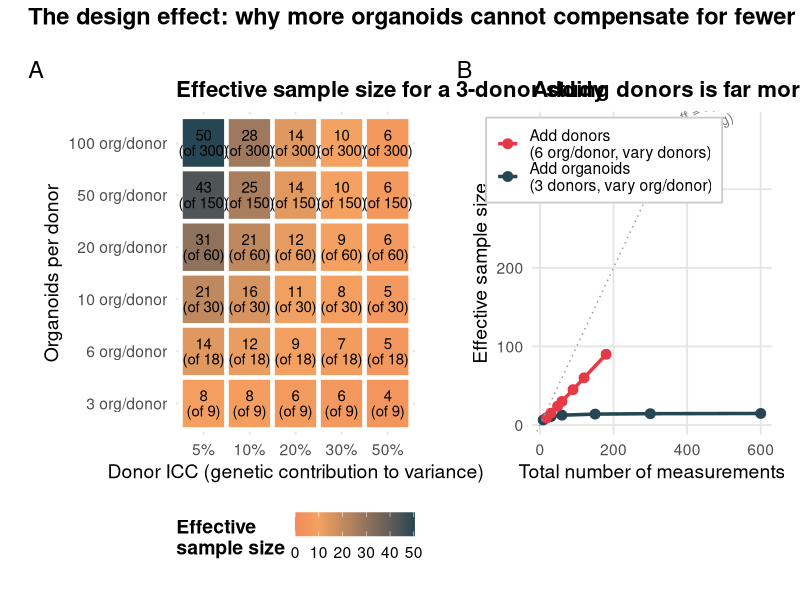
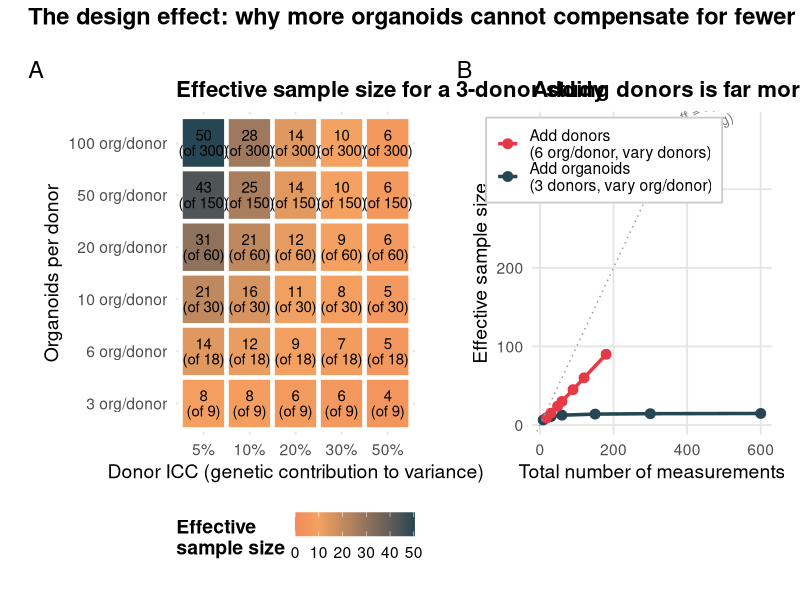
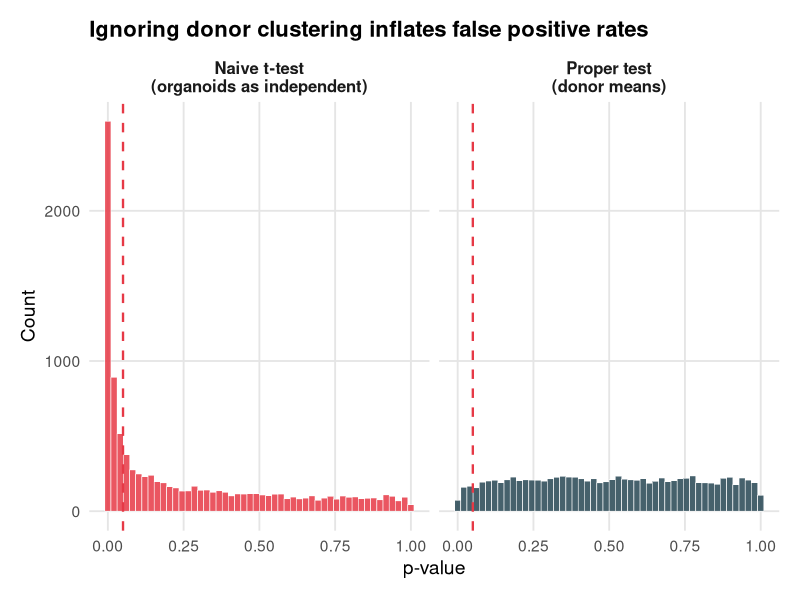
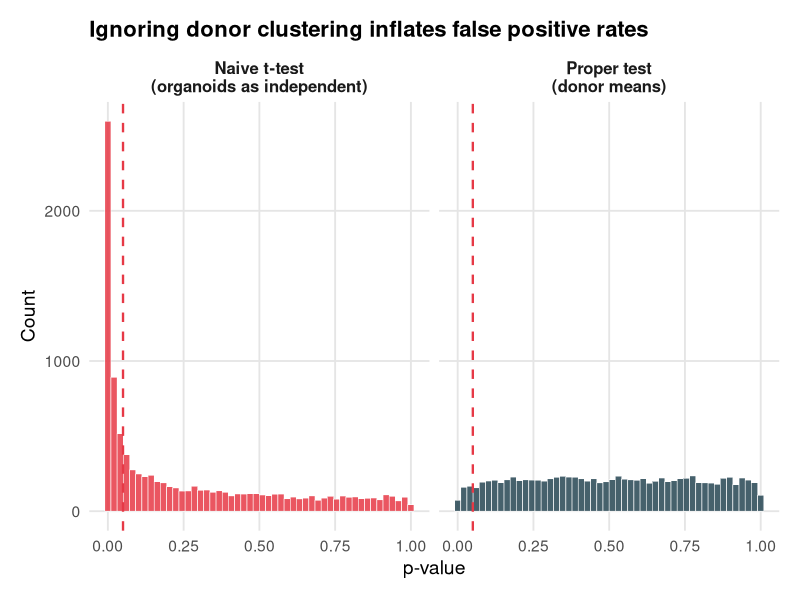
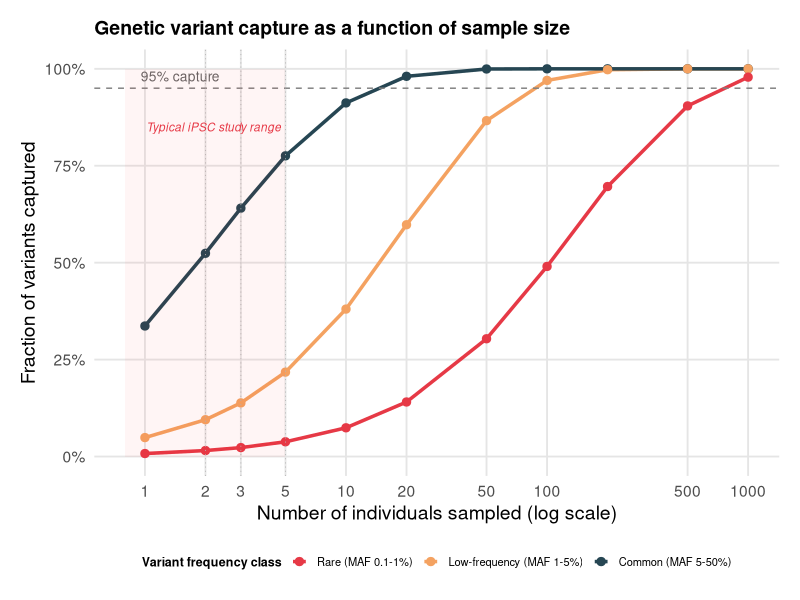
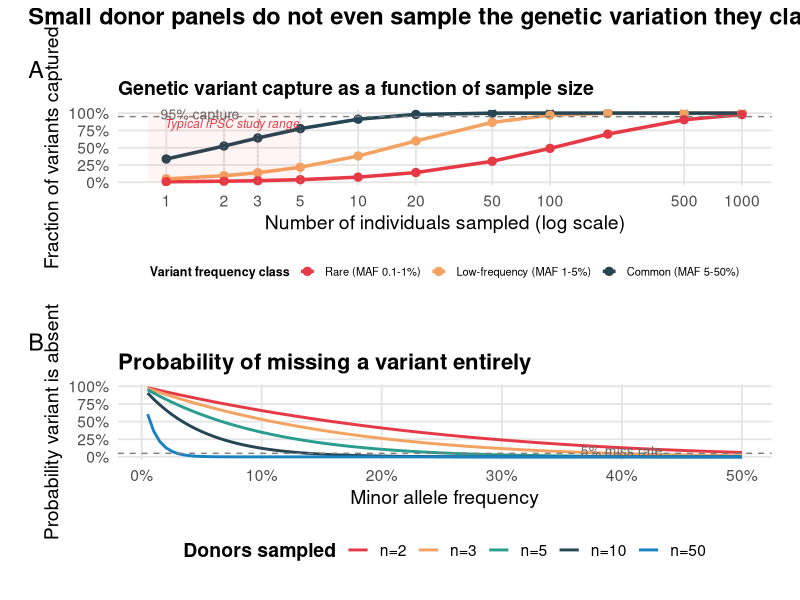
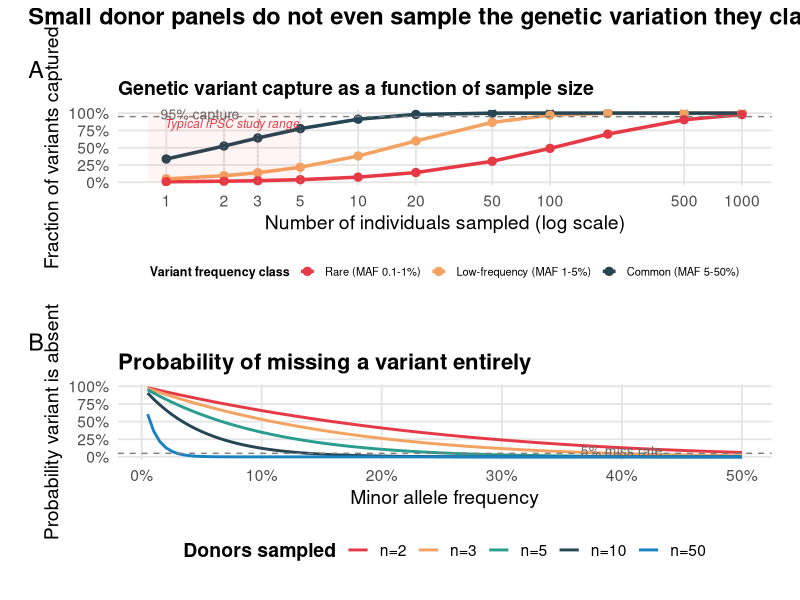
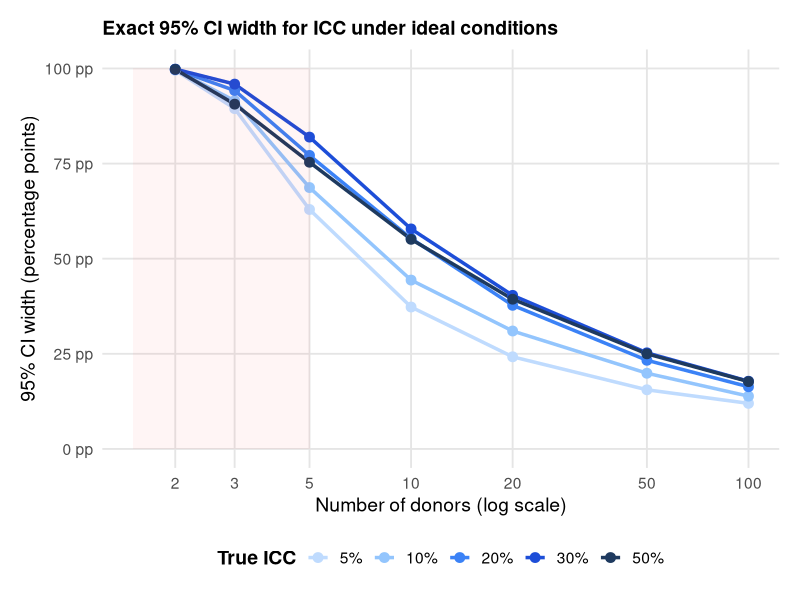

Generate these figures, in order, with R:
################################################################################
# Analytical Arguments: Design Effect, Population Genetics, and Exact CIs
#
# These three analyses require NO simulation, they are closed-form results
# that complement the Monte Carlo framework.
#
# Part A: Design Effect / Effective Sample Size
# Part B: Population Genetics, Variant Capture by n Individuals
# Part C: Exact Confidence Intervals for ICC from F-distribution
#
################################################################################


library(ggplot2)
library(dplyr)
library(tidyr)
library(patchwork)
library(scales)


theme_pub <- theme_minimal(base_size = 14) +
  theme(
    plot.title = element_text(face = "bold", size = 16, hjust = 0),
    plot.subtitle = element_text(size = 11, color = "grey40", hjust = 0),
    panel.grid.minor = element_blank(),
    panel.grid.major = element_line(color = "grey90"),
    legend.position = "bottom",
    legend.title = element_text(face = "bold"),
    strip.text = element_text(face = "bold", size = 12),
    plot.margin = margin(15, 15, 15, 15)
  )


################################################################################
# PART A: DESIGN EFFECT / EFFECTIVE SAMPLE SIZE
#
# The design effect (Kish, 1965) quantifies the loss of information due to
# clustering. When observations within a cluster (donor) are correlated,
# the effective sample size is smaller than the nominal sample size.
#
#   DEFF = 1 + (m - 1) * ICC
#   n_effective = n_total / DEFF
#
# where m = number of observations per cluster (organoids per donor)
# and ICC = intraclass correlation (donor-level variance / total variance).
#
# Consequences:
#   - p-values from naive tests (ignoring clustering) are anti-conservative
#   - confidence intervals are too narrow
#   - the "large n" from many organoids is misleading
#
################################################################################

cat("=== PART A: Design Effect ===\n\n")

# Parameter grid
n_donors_vec <- c(1, 2, 3, 5, 10)
m_per_donor  <- c(3, 6, 10, 20, 50, 100)
icc_vec      <- c(0.05, 0.10, 0.20, 0.30, 0.50)

# Compute design effect table
deff_data <- expand.grid(
  n_donors = n_donors_vec,
  m = m_per_donor,
  icc = icc_vec
) %>%
  mutate(
    n_total = n_donors * m,
    deff = 1 + (m - 1) * icc,
    n_effective = n_total / deff,
    # Ratio: what fraction of your data is "real"?
    efficiency = n_effective / n_total,
    # Labels
    icc_label = paste0("ICC = ", icc * 100, "%"),
    config = paste0(n_donors, " donors \u00D7 ", m, " org.")
  )

# Print key examples
cat("Key examples (what your n really is):\n\n")
cat(sprintf("%-30s  %6s  %6s  %10s  %s\n",
            "Design", "Total", "ICC", "Effective", "Efficiency"))
cat(paste(rep("-", 75), collapse = ""), "\n")

examples <- deff_data %>%
  filter(
    (n_donors == 3 & m %in% c(6, 20, 50) & icc %in% c(0.10, 0.20, 0.30)) |
    (n_donors == 1 & m %in% c(50, 100) & icc %in% c(0.20, 0.30)) |
    (n_donors == 5 & m %in% c(10, 50) & icc %in% c(0.20, 0.30)) |
    (n_donors == 10 & m %in% c(10, 50) & icc %in% c(0.20, 0.30))
  ) %>%
  arrange(n_donors, m, icc)

for (i in 1:nrow(examples)) {
  row <- examples[i, ]
  cat(sprintf("%-30s  %6d  %5.0f%%  %10.1f  %5.0f%%\n",
              row$config, row$n_total, row$icc * 100,
              row$n_effective, row$efficiency * 100))
}

# ---------- FIGURE A1: Effective sample size heatmap ----------

heatmap_3d <- deff_data %>%
  filter(n_donors == 3) %>%
  mutate(
    m_label = factor(paste0(m, " org/donor"),
                     levels = paste0(m_per_donor, " org/donor")),
    icc_pct = factor(paste0(icc * 100, "%"),
                     levels = paste0(icc_vec * 100, "%")),
    eff_label = sprintf("%.0f\n(of %d)", n_effective, n_total)
  )

pA1 <- ggplot(heatmap_3d, aes(x = icc_pct, y = m_label, fill = n_effective)) +
  geom_tile(color = "white", linewidth = 1.5) +
  geom_text(aes(label = eff_label), size = 3.8, lineheight = 0.85) +
  scale_fill_gradient2(
    low = "#E63946", mid = "#F4A261", high = "#264653",
    midpoint = 10, limits = c(0, NA)
  ) +
  labs(
    title = "Effective sample size for a 3-donor study",
    x = "Donor ICC (genetic contribution to variance)",
    y = "Organoids per donor",
    fill = "Effective\nsample size"
  ) +
  theme_pub +
  theme(panel.grid = element_blank(), axis.ticks = element_blank())

# ---------- FIGURE A2: Effective n across designs ----------

# Compare: what do you gain from more donors vs more organoids?
comparison_data <- bind_rows(
  # Strategy 1: add organoids (keep 3 donors)
  tibble(
    strategy = "Add organoids\n(3 donors, vary org/donor)",
    m = c(3, 6, 10, 20, 50, 100, 200),
    n_donors = 3,
    icc = 0.20
  ),
  # Strategy 2: add donors (keep 6 organoids)
  tibble(
    strategy = "Add donors\n(6 org/donor, vary donors)",
    m = 6,
    n_donors = c(3, 5, 8, 10, 15, 20, 30),
    icc = 0.20
  )
) %>%
  mutate(
    n_total = n_donors * m,
    deff = 1 + (m - 1) * icc,
    n_effective = n_total / deff
  )

pA2 <- ggplot(comparison_data,
              aes(x = n_total, y = n_effective, color = strategy)) +
  geom_line(linewidth = 1.2) +
  geom_point(size = 3) +
  geom_abline(slope = 1, intercept = 0, linetype = "dotted", color = "grey60") +
  annotate("text", x = 400, y = 380,
           label = "Ideal: n_eff = n_total\n(no clustering)",
           color = "grey50", size = 3.5, hjust = 0.5, angle = 25) +
  scale_color_manual(values = c("#E63946", "#264653")) +
  labs(
    title = "Adding donors is far more efficient than adding organoids",
    x = "Total number of measurements",
    y = "Effective sample size",
    color = NULL
  ) +
  theme_pub +
  theme(legend.position = c(0.3, 0.85),
        legend.background = element_rect(fill = "white", color = "grey80"))

pA <- pA1 + pA2 +
  plot_annotation(
    tag_levels = "A",
    title = paste0("The design effect: why more organoids cannot compensate ",
                   "for fewer donors"),
    theme = theme(plot.title = element_text(face = "bold", size = 17))
  )

ggsave("figA_design_effect.pdf", pA, width = 16, height = 8, dpi = 300)
ggsave("figA_design_effect.png", pA, width = 16, height = 8, dpi = 300)



# ---------- FIGURE A3: Anti-conservative p-values ----------
# Show what happens to a t-test when you ignore clustering

cat("\nSimulating anti-conservative p-values from naive t-test\n")

set.seed(42)
n_sims <- 10000

# Scenario: 3 donors per group, 20 organoids per donor, ICC=0.20
# Treatment has NO effect (null is true)
# Compare: naive t-test on all 60 obs vs proper test on donor means

naive_p <- numeric(n_sims)
proper_p <- numeric(n_sims)

n_per_group <- 3
m_per <- 20
icc_sim <- 0.20
donor_sd <- sqrt(icc_sim / (1 - icc_sim))  # residual SD = 1

for (sim in 1:n_sims) {
  # Group A: 3 donors, no treatment effect
  donors_a <- rnorm(n_per_group, 0, donor_sd)
  y_a <- rep(donors_a, each = m_per) + rnorm(n_per_group * m_per)
  donor_id_a <- rep(1:n_per_group, each = m_per)

  # Group B: 3 donors, no treatment effect (null is true)
  donors_b <- rnorm(n_per_group, 0, donor_sd)
  y_b <- rep(donors_b, each = m_per) + rnorm(n_per_group * m_per)
  donor_id_b <- rep(1:n_per_group, each = m_per)

  # Naive t-test: ignores clustering, treats all organoids as independent
  naive_p[sim] <- t.test(y_a, y_b)$p.value

  # Proper test: average within donor first, then test donor means
  means_a <- tapply(y_a, donor_id_a, mean)
  means_b <- tapply(y_b, donor_id_b, mean)
  proper_p[sim] <- t.test(means_a, means_b)$p.value
}

cat(sprintf("Naive t-test: false positive rate = %.1f%% (should be 5%%)\n",
            mean(naive_p < 0.05) * 100))
cat(sprintf("Proper test: false positive rate = %.1f%% (should be 5%%)\n",
            mean(proper_p < 0.05) * 100))

fpr_data <- data.frame(
  p_value = c(naive_p, proper_p),
  method = rep(c("Naive t-test\n(organoids as independent)",
                 "Proper test\n(donor means)"),
               each = n_sims)
)

pA3 <- ggplot(fpr_data, aes(x = p_value, fill = method)) +
  geom_histogram(bins = 50, alpha = 0.85, color = "white", linewidth = 0.2) +
  geom_vline(xintercept = 0.05, linetype = "dashed", color = "#E63946",
             linewidth = 0.8) +
  facet_wrap(~method, ncol = 2) +
  scale_fill_manual(values = c("#E63946", "#264653")) +
  labs(
    title = "Ignoring donor clustering inflates false positive rates",
    x = "p-value",
    y = "Count",
    fill = NULL
  ) +
  theme_pub +
  theme(legend.position = "none")

ggsave("figA3_anticonservative_p.pdf", pA3, width = 12, height = 5, dpi = 300)
ggsave("figA3_anticonservative_p.png", pA3, width = 12, height = 5, dpi = 300)


# Print the false positive rate table
cat("\n--- False positive rates by design (naive t-test, null is true) ---\n\n")
cat(sprintf("%-40s  %10s  %10s\n", "Design", "Naive FPR", "Nominal"))
cat(paste(rep("-", 65), collapse = ""), "\n")

for (nd in c(2, 3, 5, 10)) {
  for (mp in c(10, 20, 50)) {
    for (ic in c(0.10, 0.20, 0.30)) {
      ds <- sqrt(ic / (1 - ic))
      np <- numeric(2000)
      for (s in 1:2000) {
        ya <- rep(rnorm(nd, 0, ds), each = mp) + rnorm(nd * mp)
        yb <- rep(rnorm(nd, 0, ds), each = mp) + rnorm(nd * mp)
        np[s] <- t.test(ya, yb)$p.value
      }
      fpr <- mean(np < 0.05)
      if (fpr > 0.08) {  # only print problematic ones
        cat(sprintf("%2d donors \u00D7 %3d org, ICC=%2.0f%%   %9.1f%%  %10s\n",
                    nd, mp, ic * 100, fpr * 100, "5%"))
      }
    }
  }
}


################################################################################
# PART B: POPULATION GENETICS, VARIANT CAPTURE
#
# Completely independent of ICC estimation. This asks:
# How much common genetic variation is even REPRESENTED when you
# sample n individuals?
#
# For a variant with minor allele frequency p:
#   P(observed in at least one copy) = 1 - (1-p)^(2n)
#
# Integrate over the site frequency spectrum to get the expected
# fraction of all common variants captured.
################################################################################

cat("\n\n=== PART B: Population Genetics ===\n\n")

# Proportion of variants captured at a given MAF, for n individuals
p_capture <- function(maf, n) {
  1 - (1 - maf)^(2 * n)
}

# Expected proportion of variants captured across a MAF range
# Assuming neutral SFS: density proportional to 1/p (folded)
expected_capture <- function(n, maf_min = 0.01, maf_max = 0.50,
                              n_points = 1000) {
  mafs <- seq(maf_min, maf_max, length.out = n_points)
  # Neutral folded SFS: f(p) proportional to 1/p for p in (0, 0.5)
  weights <- 1 / mafs
  weights <- weights / sum(weights)

  capture_probs <- p_capture(mafs, n)
  weighted_capture <- sum(capture_probs * weights)

  return(weighted_capture)
}

# Compute for various n
n_individuals <- c(1, 2, 3, 5, 10, 20, 50, 100, 200, 500, 1000)

# Three MAF categories
capture_results <- data.frame()
for (n in n_individuals) {
  # Common variants (MAF 5-50%)
  common <- expected_capture(n, maf_min = 0.05, maf_max = 0.50)
  # Low-frequency (MAF 1-5%)
  low_freq <- expected_capture(n, maf_min = 0.01, maf_max = 0.05)
  # Rare (MAF 0.1-1%)
  rare <- expected_capture(n, maf_min = 0.001, maf_max = 0.01)

  capture_results <- rbind(capture_results, data.frame(
    n = n,
    common = common,
    low_freq = low_freq,
    rare = rare
  ))
}

cat("Fraction of genetic variants captured by n individuals:\n\n")
cat(sprintf("%6s  %10s  %10s  %10s\n",
            "n", "Common", "Low-freq", "Rare"))
cat(sprintf("%6s  %10s  %10s  %10s\n",
            "", "(5-50%)", "(1-5%)", "(0.1-1%)"))
cat(paste(rep("-", 42), collapse = ""), "\n")
for (i in 1:nrow(capture_results)) {
  cat(sprintf("%6d  %9.1f%%  %9.1f%%  %9.1f%%\n",
              capture_results$n[i],
              capture_results$common[i] * 100,
              capture_results$low_freq[i] * 100,
              capture_results$rare[i] * 100))
}

# ---------- FIGURE B1: Variant capture curves ----------

capture_long <- capture_results %>%
  pivot_longer(cols = c(common, low_freq, rare),
               names_to = "category", values_to = "fraction") %>%
  mutate(
    category = factor(category,
                      levels = c("rare", "low_freq", "common"),
                      labels = c("Rare (MAF 0.1-1%)",
                                 "Low-frequency (MAF 1-5%)",
                                 "Common (MAF 5-50%)"))
  )

pB1 <- ggplot(capture_long, aes(x = n, y = fraction, color = category)) +
  geom_line(linewidth = 1.2) +
  geom_point(size = 2.5) +
  geom_hline(yintercept = 0.95, linetype = "dashed", color = "grey50") +
  annotate("text", x = 1.5, y = 0.98, label = "95% capture",
           color = "grey40", size = 3.5) +
  geom_vline(xintercept = c(2, 3, 5), linetype = "dotted",
             color = "grey70", linewidth = 0.3) +
  annotate("rect", xmin = 0.8, xmax = 5, ymin = 0, ymax = 1,
           fill = "red", alpha = 0.04) +
  annotate("text", x = 2.2, y = 0.85,
           label = "Typical iPSC study range",
           color = "#E63946", size = 3, fontface = "italic") +
  scale_x_continuous(trans = "log10",
                     breaks = c(1, 2, 3, 5, 10, 20, 50, 100, 500, 1000)) +
  scale_y_continuous(labels = scales::percent, limits = c(0, 1)) +
  scale_color_manual(values = c("#E63946", "#F4A261", "#264653")) +
  labs(
    title = "Genetic variant capture as a function of sample size",
    x = "Number of individuals sampled (log scale)",
    y = "Fraction of variants captured",
    color = "Variant frequency class"
  ) +
  theme_pub + 
  theme(
    plot.title = element_text(size=14),
    legend.position = "bottom",
    legend.title = element_text(size = 9),
    legend.text = element_text(size = 8),
    legend.key.size = unit(0.8, "lines")
  )


tiff("../pics/fig_genetic_background.tiff", units = "in", res = 300, width = 7, height = 5)
print(pB1)
dev.off()



# ---------- FIGURE B2: What you miss at specific n ----------

maf_range <- seq(0.005, 0.50, by = 0.005)
miss_data <- expand.grid(maf = maf_range, n = c(2, 3, 5, 10, 50)) %>%
  mutate(
    p_miss = (1 - maf)^(2 * n),
    n_label = factor(paste0("n=", n),
                     levels = paste0("n=", c(2, 3, 5, 10, 50)))
  )

pB2 <- ggplot(miss_data, aes(x = maf, y = p_miss, color = n_label)) +
  geom_line(linewidth = 1) +
  geom_hline(yintercept = 0.05, linetype = "dashed", color = "grey50") +
  annotate("text", x = 0.4, y = 0.08, label = "5% miss rate",
           color = "grey40", size = 3.5) +
  scale_x_continuous(labels = scales::percent) +
  scale_y_continuous(labels = scales::percent) +
  scale_color_manual(values = c("#E63946", "#F4A261", "#2A9D8F",
                                "#264653", "#1982C4")) +
  labs(
    title = "Probability of missing a variant entirely",
    x = "Minor allele frequency",
    y = "Probability variant is absent",
    color = "Donors sampled"
  ) +
  theme_pub

pB <- pB1 / pB2 +
  plot_annotation(
    tag_levels = "A",
    title = paste0("Small donor panels do not even sample the genetic ",
                   "variation they claim to address"),
    theme = theme(plot.title = element_text(face = "bold", size = 17))
  )

ggsave("figB_popgen_capture.pdf", pB, width = 11, height = 12, dpi = 300)
ggsave("figB_popgen_capture.png", pB, width = 11, height = 12, dpi = 300)

cat("\nFigure B saved.\n")

# Key stats for manuscript
cat("\n--- Key statistics for manuscript text ---\n\n")

for (n_val in c(2, 3, 5, 10)) {
  # P(miss) for a 5% MAF variant
  p_miss_5pct <- (1 - 0.05)^(2 * n_val)
  # P(miss) for a 10% MAF variant
  p_miss_10pct <- (1 - 0.10)^(2 * n_val)

  common_captured <- capture_results$common[capture_results$n == n_val]
  lowfreq_captured <- capture_results$low_freq[capture_results$n == n_val]

  cat(sprintf("n=%2d: miss 5%%-MAF variant %.0f%% | miss 10%%-MAF variant %.0f%% | ",
              n_val, p_miss_5pct * 100, p_miss_10pct * 100))
  cat(sprintf("common captured %.1f%% | low-freq captured %.1f%%\n",
              common_captured * 100, lowfreq_captured * 100))
}


################################################################################
# PART C: EXACT CONFIDENCE INTERVALS FOR ICC
#
# For balanced one-way random effects (Shrout & Fleiss, 1979):
#   F = MS_between / MS_within follows F(a-1, a(k-1)) under H0
#
# The relationship between F and ICC:
#   F = 1 + k * ICC / (1 - ICC)
#   ICC = (F - 1) / (F + k - 1)
#
# Exact 95% CI for ICC (Thomas & Hultquist, 1978):
#   F_L = F / F_{1-alpha/2, df1, df2}   gives ICC lower bound
#   F_U = F * F_{1-alpha/2, df2, df1}   gives ICC upper bound
#
# This is not a simulation result, it's the exact, minimum-possible
# CI width under ideal (balanced, normal) conditions.
################################################################################

cat("\n\n=== PART C: Exact Confidence Intervals for ICC ===\n\n")

# Exact CI for ICC given a, k, and a target ICC
# Returns the expected CI at the population F value
exact_icc_ci <- function(a, k, true_icc, alpha = 0.05) {
  df1 <- a - 1
  df2 <- a * (k - 1)

  # Expected F under the true ICC
  F_expected <- 1 + k * true_icc / (1 - true_icc)

  # CI for F (using the Searle approach)
  F_crit_upper <- qf(1 - alpha / 2, df1, df2)
  F_crit_lower <- qf(alpha / 2, df1, df2)

  # Transform to ICC scale
  F_L <- F_expected / F_crit_upper
  F_U <- F_expected / F_crit_lower

  icc_lower <- max((F_L - 1) / (F_L + k - 1), 0)
  icc_upper <- min((F_U - 1) / (F_U + k - 1), 1)

  return(list(
    lower = icc_lower,
    upper = icc_upper,
    width = icc_upper - icc_lower,
    a = a,
    k = k,
    true_icc = true_icc,
    F_expected = F_expected
  ))
}

# Build table
ci_data <- data.frame()
for (a in c(2, 3, 5, 10, 20, 50, 100)) {
  for (k in c(6)) {
    for (icc in c(0.05, 0.10, 0.20, 0.30, 0.50)) {
      res <- exact_icc_ci(a, k, icc)
      ci_data <- rbind(ci_data, data.frame(
        n_donors  = a,
        k = k,
        true_icc = icc,
        ci_lower = res$lower,
        ci_upper = res$upper,
        ci_width = res$width
      ))
    }
  }
}

cat("Exact 95% CI width for ICC under ideal conditions (k=6 reps/donor):\n\n")
cat(sprintf("%8s  %10s  %12s  %20s  %10s\n",
            "Donors", "True ICC", "CI Width",
            "95% CI", "Useful?"))
cat(paste(rep("-", 68), collapse = ""), "\n")

for (i in 1:nrow(ci_data)) {
  row <- ci_data[i, ]
  useful <- ifelse(row$ci_width < 0.20, "Possibly",
                   ifelse(row$ci_width < 0.40, "Marginal", "No"))
  cat(sprintf("%8d  %9.0f%%  %11.0f pp  [%5.1f%%, %5.1f%%]  %10s\n",
              row$n_donors, row$true_icc * 100, row$ci_width * 100,
              row$ci_lower * 100, row$ci_upper * 100, useful))
}

# ---------- FIGURE C1: CI width by sample size ----------

ci_plot_data <- ci_data %>%
  mutate(
    icc_label = factor(paste0(true_icc * 100, "%"),
                       levels = paste0(c(5, 10, 20, 30, 50), "%"))
  )

palette_icc <- c(
  "5%" = "#BFDBFE",
  "10%" = "#93C5FD",
  "20%" = "#3B82F6",
  "30%" = "#1D4ED8",
  "50%" = "#1E3A5F"
)

pC1 <- ggplot(ci_plot_data, aes(x = n_donors, y = ci_width,
                                 color = icc_label)) +
  geom_line(linewidth = 1.2) +
  geom_point(size = 3) +
  # geom_hline(yintercept = 0.20, linetype = "dashed", color = "grey50") +
  # annotate("text", x = 80, y = 0.23,
  #          label = "20 pp width\n(minimally informative)",
  #          color = "grey40", size = 3, hjust = 1) +
  annotate("rect", xmin = 1.5, xmax = 5, ymin = 0, ymax = 1,
           fill = "red", alpha = 0.04) +
  scale_x_continuous(trans = "log10",
                     breaks = c(2, 3, 5, 10, 20, 50, 100)) +
  scale_y_continuous(labels = function(x) paste0(x * 100, " pp"),
                     limits = c(0, 1)) +
  scale_color_manual(values = palette_icc) +
  labs(
    title = "Exact 95% CI width for ICC under ideal conditions",
    x = "Number of donors (log scale)",
    y = "95% CI width (percentage points)",
    color = "True ICC"
  ) +
  theme_pub + 
  theme(
    plot.title = element_text(size=14)
  )


tiff("../pics/figC_CIs_1.tiff", units = "in", res = 300, width = 6, height = 5)
print(pC1)
dev.off()




# ---------- FIGURE C2: CI bands ----------

pC2 <- ggplot(ci_plot_data %>% filter(true_icc == 0.20),
              aes(x = n_donors)) +
  geom_ribbon(aes(ymin = ci_lower, ymax = ci_upper),
              fill = "#3B82F6", alpha = 0.25) +
  geom_line(aes(y = true_icc), color = "#E63946", linetype = "dashed",
            linewidth = 0.8) +
  geom_line(aes(y = ci_lower), color = "#3B82F6", linewidth = 0.8) +
  geom_line(aes(y = ci_upper), color = "#3B82F6", linewidth = 0.8) +
  annotate("text", x = 80, y = 0.24, label = "True ICC = 20%",
           color = "#E63946", size = 3.5, fontface = "bold") +
  scale_x_continuous(trans = "log10",
                     breaks = c(2, 3, 5, 10, 20, 50, 100)) +
  scale_y_continuous(labels = scales::percent, limits = c(0, 1)) +
  labs(
    title = "Exact 95% confidence band for ICC = 20%",
    x = "Number of donors (log scale)",
    y = "ICC"
  ) +
  theme_pub


tiff("../pics/figC_CIs_2.tiff", units = "in", res = 300, width = 6, height = 5)
print(pC2)
dev.off()


pC <- pC1 / pC2 +
  plot_annotation(
    tag_levels = "A",
    title = paste0("Mathematical proof: ICC cannot be meaningfully estimated ",
                   "at small n"),
    subtitle = paste0("Exact confidence intervals from F-distribution | ",
                      "No simulation assumptions"),
    theme = theme(
      plot.title = element_text(face = "bold", size = 17),
      plot.subtitle = element_text(size = 12, color = "grey40")
    )
  )

ggsave("figC_exact_ci.pdf", pC, width = 11, height = 12, dpi = 300)
ggsave("figC_exact_ci.png", pC, width = 11, height = 12, dpi = 300)

################################################################################
# PART D: CONCORDANCE ACROSS DONORS
#
# A phenotype reproduced in every donor of a small panel is usually read as
# robust to genetic background. Let pi be the fraction of genetic backgrounds
# in the population that show the phenotype.
#
# D1. If all n donors show it, the exact one-sided 95% lower confidence bound
#     on pi (Clopper & Pearson, 1934) is
#         pi_L = alpha^(1/n)
#     For x of n concordant the bound is qbeta(alpha, x, n - x + 1).
#
# D2. Conversely, when the true fraction is pi, all n donors agree with
#     probability pi^n, so a unanimous small panel is common even when a
#     substantial share of backgrounds does not show the phenotype.
#
################################################################################

cat("\n=== PART D: Concordance across donors ===\n\n")

concordance_lower <- function(x, n, alpha = 0.05) {
  ifelse(x == 0, 0, qbeta(alpha, x, n - x + 1))
}

conc_n <- c(1, 2, 3, 4, 5, 7, 10, 15, 20, 30, 50, 100)

conc_table <- data.frame(n = conc_n) %>%
  mutate(
    all_agree     = concordance_lower(n, n),
    one_discordant = ifelse(n >= 2, concordance_lower(n - 1, n), NA_real_)
  )

cat("95% lower bound on the fraction of backgrounds showing the phenotype\n\n")
cat(sprintf("  %-8s %14s %20s\n", "donors", "all n agree", "n - 1 of n agree"))
for (i in seq_len(nrow(conc_table))) {
  r <- conc_table[i, ]
  cat(sprintf("  %-8d %13.0f%% %19s\n", r$n, r$all_agree * 100,
              ifelse(is.na(r$one_discordant), "-",
                     sprintf("%.0f%%", r$one_discordant * 100))))
}

cat("\nDonors, all concordant, needed to bound the fraction from below:\n")
for (target in c(0.50, 0.80, 0.90, 0.95)) {
  cat(sprintf("  at least %2.0f%% of backgrounds: %d donors\n",
              target * 100, ceiling(log(0.05) / log(target))))
}

unanimity_grid <- expand.grid(pi = c(0.5, 0.6, 0.7, 0.8, 0.9), n = c(2, 3, 5, 10, 20)) %>%
  mutate(p_unanimous = pi^n)

cat("\nP(all n donors show the phenotype) when a fraction pi of backgrounds does, %\n\n")
cat(sprintf("  %-8s %s\n", "pi",
            paste(sprintf("n=%-5d", c(2, 3, 5, 10, 20)), collapse = " ")))
for (pv in c(0.5, 0.6, 0.7, 0.8, 0.9)) {
  r <- unanimity_grid[unanimity_grid$pi == pv, ]
  cat(sprintf("  %-8s %s\n", paste0(pv * 100, "%"),
              paste(sprintf("%5.1f  ", r$p_unanimous * 100), collapse = " ")))
}

conc_long <- conc_table %>%
  tidyr::pivot_longer(cols = c(all_agree, one_discordant),
               names_to = "outcome", values_to = "lower") %>%
  filter(!is.na(lower)) %>%
  mutate(outcome = factor(outcome, levels = c("all_agree", "one_discordant"),
                          labels = c("All n donors agree", "n - 1 of n donors agree")))

pD <- ggplot(conc_long, aes(x = n, y = lower, color = outcome, group = outcome)) +
  annotate("rect", xmin = 3, xmax = 5, ymin = 0, ymax = 1,
           fill = "grey50", alpha = 0.12) +
  geom_line(linewidth = 1) +
  geom_point(size = 2.2) +
  scale_x_continuous(trans = "log10", breaks = c(1, 2, 3, 5, 10, 20, 50, 100)) +
  scale_y_continuous(labels = scales::percent, limits = c(0, 1)) +
  scale_color_manual(values = c("#264653", "#F4A261")) +
  labs(
    title = "What concordance across donors establishes",
    subtitle = paste0("95% lower bound on the fraction of genetic backgrounds ",
                      "showing the phenotype."),
    x = "Donors tested (log scale)",
    y = "Lower bound on fraction of backgrounds",
    color = NULL
  ) +
  theme_pub

tiff("pics/fig2_genetic_background.tiff", units = "in", res = 300, width = 7, height = 5)
print(pD)
dev.off()




################################################################################
# SUMMARY TABLE: All three analytical arguments combined
################################################################################

cat("\n\n")
cat("################################################################\n")
cat("# COMBINED SUMMARY FOR MANUSCRIPT                             #\n")
cat("################################################################\n\n")

cat("For a study with 3 donors, 6 organoids per donor, ICC = 20%:\n\n")

deff_3 <- 1 + (6 - 1) * 0.20
neff_3 <- 18 / deff_3
ci_3 <- exact_icc_ci(3, 6, 0.20)
common_3 <- capture_results$common[capture_results$n == 3]
lowfreq_3 <- capture_results$low_freq[capture_results$n == 3]
miss_5pct_3 <- (1 - 0.05)^6

cat(sprintf("DESIGN EFFECT:DEFF = %.1f | effective n = %.1f (of 18 nominal)\n",
            deff_3, neff_3))
cat(sprintf("EXACT CI: 95%% CI for ICC = [%.1f%%, %.1f%%] (width = %.0f pp)\n",
            ci_3$lower * 100, ci_3$upper * 100, ci_3$width * 100))
cat(sprintf("VARIANT CAPTURE: %.1f%% of common variants, %.1f%% of low-frequency\n",
            common_3 * 100, lowfreq_3 * 100))
cat(sprintf("%.0f%% chance of completely missing a 5%%-MAF variant\n",
            miss_5pct_3 * 100))
